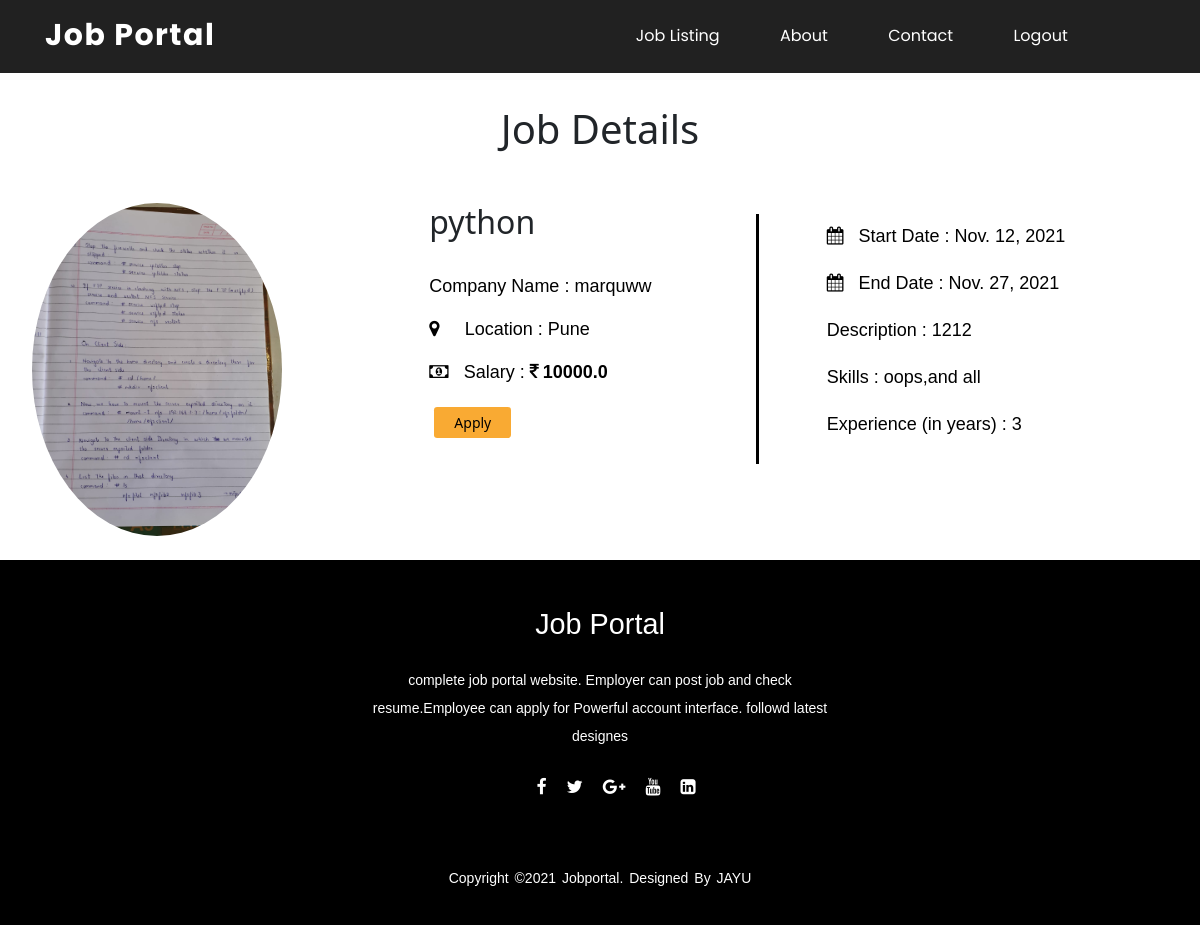
/job_detail/1, run on an earlier commit of the app's database.
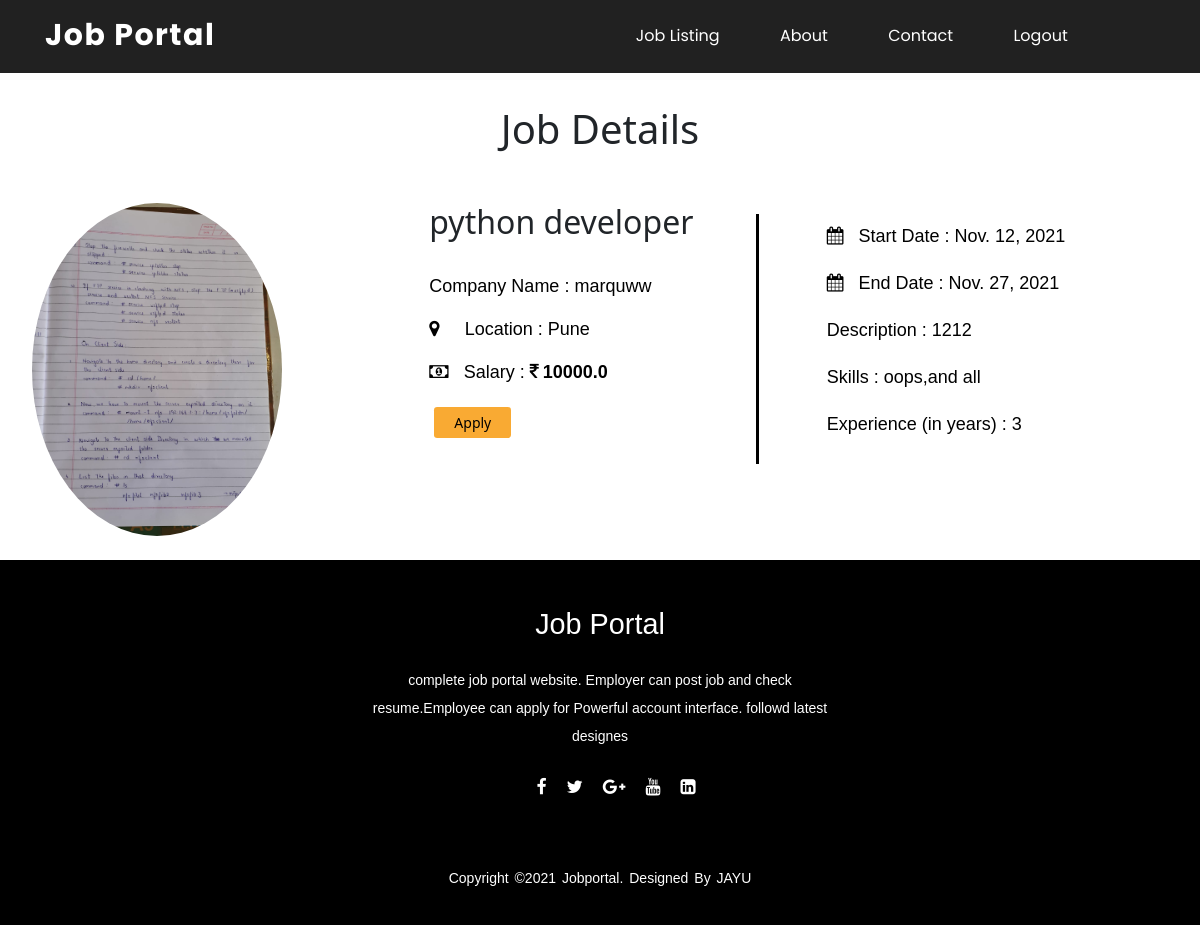
And on a later commit of the database.
### job/models.py (models this page shows, shortened)
class jobs(models.Model):
    recruiter1 = models.ForeignKey(recruiter,on_delete=models.CASCADE)
    start_date=models.DateField()
    end_date=models.DateField()
    title=models.CharField(max_length=20)
    salary=models.FloatField(max_length=20)
    description=models.CharField(max_length=100)
    image=models.FileField()
    experience=models.CharField(max_length=100)
    location=models.CharField(max_length=20)
    skills=models.CharField(max_length=100)
    creation_date=models.DateField()

class recruiter(models.Model):
    user = models.ForeignKey(User,on_delete=models.CASCADE)
    mobile=models.CharField(max_length=10)
    company=models.CharField(max_length=50)
    type=models.CharField(max_length=20,null=True)

### job/views.py (the view)
# urls.py: path('job_detail/<int:uid>',views.job_detail,name='job_detail'),
def job_detail(request,uid):
    job=jobs.objects.get(id=uid)
    d={'job':job}
    return render(request,'job/job_detail.html',d)

### templates/job/job_detail.html (shortened to what this page needs)
{% extends 'job/user_navigation.html' %}
{% load static %}
{% block content %}
<div class="hedinglist">
<br>
<br>
<h2 style="text-align:center;font-size:40px;margin-top:-16px;">Job Details </h2>
</div>
<div class="vl">
    </div>
<div class="row" style="margin-left:20px;margin-top:50px;">
    <div class="col-md-4">
        <img src={{job.image.url}} style="height=400px;width:250px;border-radius:50%;">
    </div>
    <div class="col-sm-4" >
        <h2>{{job.title}}</h2>
        <br>
        <div class="job_details">
        <p style="color:black;font-size:18px;font-family:sans-serif">Company Name : {{job.recruiter1.company}}
        <p style="color:black;font-size:18px;font-family:sans-serif;"><i class="fa fa-map-marker mr-2" style="margin-right:25px;"></i>Location : {{job.location}}
        <p style="color:black;font-size:18px;font-family:sans-serif;"  > <i class="fa fa-money" style="margin-right:10px;" ></i> Salary : <i class="fa fa-inr" style="margin-right:4px;"></i><strong>{{job.salary}}</strong></p>
        <a href="" class="btn btn-success btn-sm" >Apply</a>
        </div>
    </div>
    <div class="col-md-4" >
    <p style="color:black;font-size:18px;font-family:sans-serif;margin-top:20px;"><i class="fa fa-calendar" style="margin-right:10px;"></i> Start Date : {{job.start_date}}
    <p style="color:black;font-size:18px;font-family:sans-serif;margin-top:20px;"><i class="fa fa-calendar" style="margin-right:10px;"></i> End Date : {{job.end_date}}
    <p style="color:black;font-size:18px;font-family:sans-serif;margin-top:20px;"> Description : {{job.description}}
    <p style="color:black;font-size:18px;font-family:sans-serif;margin-top:20px;"> Skills : {{job.skills}}
    <p style="color:black;font-size:18px;font-family:sans-serif;margin-top:20px;"> Experience (in years) : {{job.experience}}
    </div>
</div>
<br>
{%endblock content %}

What changed in the data, as far as the page shows it:
changed jobs "Pune": title "python" → "python developer"
